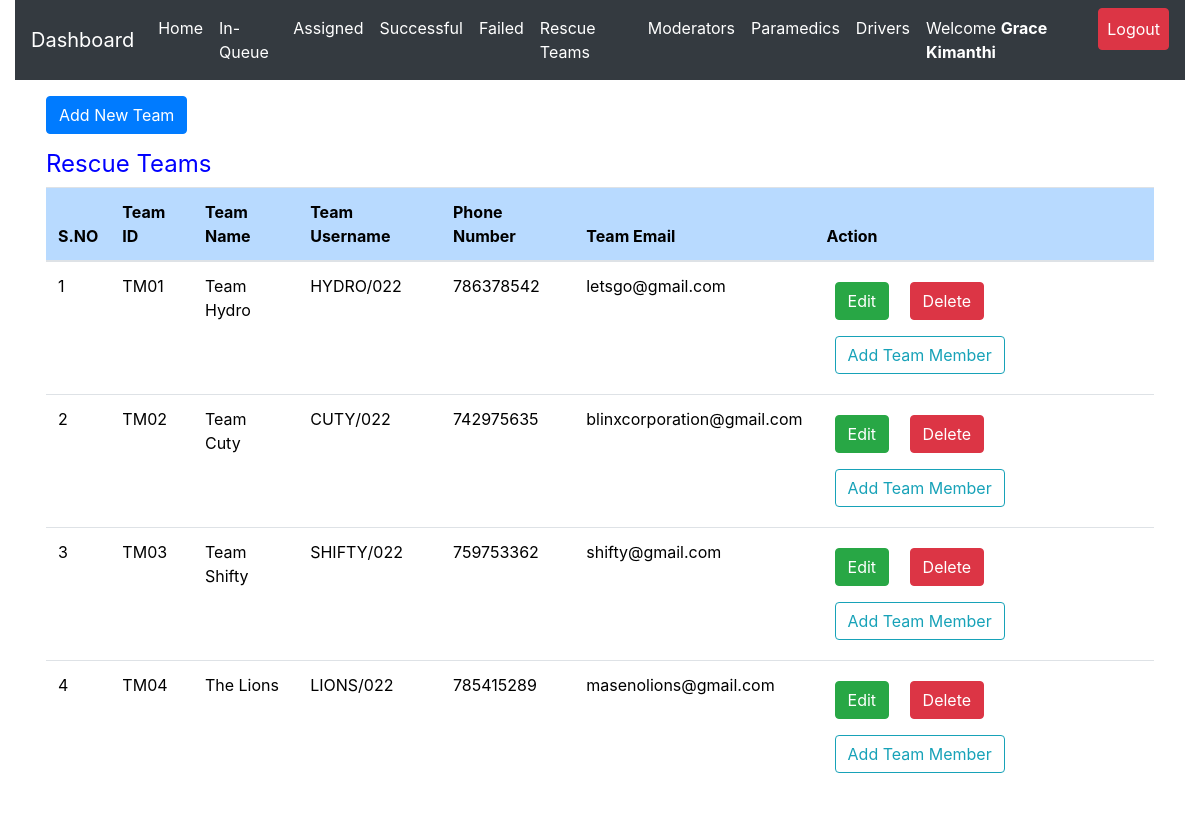
The app's page /admin/team.php (signed in) with its own data.
### tables this page shows
CREATE TABLE `rescue_team` (
  `id` int(11) NOT NULL,
  `team_id` varchar(50) NOT NULL,
  `team_username` varchar(255) NOT NULL,
  `team_name` varchar(255) NOT NULL,
  `team_phone` int(15) NOT NULL,
  `team_email` varchar(50) NOT NULL,
  `team_password` varchar(255) NOT NULL,
  `password_reset_token` varchar(255) DEFAULT NULL,
  `registration_timestamp` datetime NOT NULL DEFAULT CURRENT_TIMESTAMP
);

### admin/team.php (the view, shortened to what this page needs)
<?php
include 'server.php';
?>
<!DOCTYPE html>
<html lang="en">
<head>
<?php include './includes/header.php'; ?>
</head>
  <body>
    <?php include './includes/navbar.php'; ?>
<div class="container-fluid">
  <div class="row m-3">
    <div class="col-md-12">
<div class="table-responsive-lg">
<div class="row">
  <div class="col-md-4">
  <button type="type" class='btn btn-primary addNewTeam'>Add New Team</button>
  </div>
  <div class="col-md-4">
  </div>
  <div class="col-md-4">
  </div>
</div>
    <table class="table" style='color:black; font-weight:normal'>
        <thead>
          <h4  class='mt-3' style='color:blue; font-weight:normal'>
          Rescue Teams </h4>
            <tr >
              <th scope="col" class="table-primary">S.NO</th>
              <th scope="col" class="table-primary">Team ID</th>
              <th scope="col" class="table-primary">Team Name</th>
              <th scope="col" class="table-primary">Team Username</th>
              <th scope="col" class="table-primary">Phone Number</th>
              <th scope="col" class="table-primary">Team Email</th>
              <th scope="col" class="table-primary">Action</th>
            </tr>
          </thead>
          <tbody>
    <?php
    if($_SESSION['admin_id']){
        $data_fetch_query = "SELECT * FROM `rescue_team`";
        $data_result = mysqli_query($db, $data_fetch_query);
        if ($data_result->num_rows > 0){
            while($row = $data_result->fetch_assoc()) {
                $team_ID = $row['team_id'];
                $team_name = $row["team_name"];
                $team_username = $row["team_username"];
                $team_phone = $row["team_phone"];
                $team_mail = $row["team_email"];
                $team_password = $row["team_password"];
        echo "<tr> <td>" .$row["id"].  "</td>";
        echo "<td>" .$row["team_id"]."</td>";
        echo "<td>" .$row["team_name"]."</td>";
        echo "<td>" .$row["team_username"]."</td>";
        echo "<td>" .$row["team_phone"]."</td>";
        echo "<td>" .$row["team_email"]."</td>";
        echo "<td>
        <form method ='POST' action='server.php'>
        <input type='submit' value='Edit' data-password='$team_password ' data-teammail='$team_mail' data-teamphone='$team_phone' data-username='$team_username' data-tname='$team_name' data-team='$team_ID' name='edit-team-btn' class='btn btn-success team-edit-btn m-2'>
        <input type='button' id='team_delete_btn' data-rescueteamid='$team_ID' value='Delete' name='delete-team-btn' class='btn btn-danger team_delete-btn m-2'>
        <button class='btn btn-outline-info m-2 team_member_button' data-teamid='$team_ID' >Add Team Member</button>
        </form>
        </td> </tr>";
        }
        }else{
        echo "<td>"."No Requests Found"."</td>";
        }
        } else{
            echo "<td>"."No Data Found"."</td>";
        }
?>
          </tbody>
    </table>
  </div>
  </div>
</div>
</div>
  </body>
</html>

### records on screen
rescue_team: id "1", team_id "TM01", team_name "Team Hydro", team_username "HYDRO/022", team_phone "786378542", team_email "letsgo@gmail.com"
rescue_team: id "2", team_id "TM02", team_name "Team Cuty", team_username "CUTY/022", team_phone "742975635", team_email "blinxcorporation@gmail.com"
rescue_team: id "3", team_id "TM03", team_name "Team Shifty", team_username "SHIFTY/022", team_phone "759753362", team_email "shifty@gmail.com"
rescue_team: id "4", team_id "TM04", team_name "The Lions", team_username "LIONS/022", team_phone "785415289", team_email "masenolions@gmail.com"

### other values on screen
$_SESSION['admin_firstname'] "Grace"
$_SESSION['admin_lastname'] "Kimanthi"
